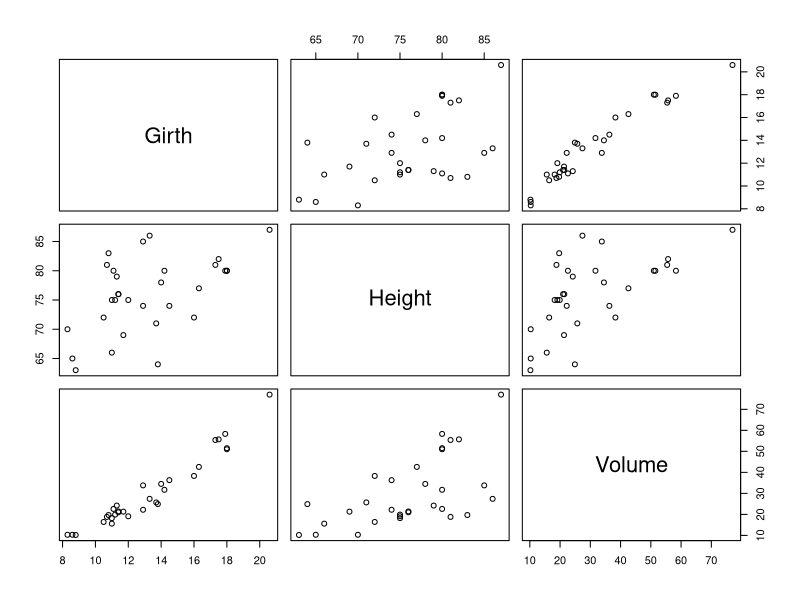

The R source for this figure:
#Primeiro exercicio de Biologia Quantitativa
#O simbolo jogo da velha e usado para indicar linha de comentario
#arquivo da Paloma
#se houver o simbolo jogo da velha a linha e ignorada pelo R
#O R tem um conjunto de dados exemplo chamado trees
#Vamos visualizar:
View(trees)
#Agora vamos buscar os dados sumarizados
summary(trees)
#Exercicio para os alunos:
#use o comando plot do R para visualizar os dados deste conjunto de dados
#use os comandos de media e variancia para obter a media e variancia da
#altura, volume e diametro das 30 arvores
#grave o script com um novo nome e extensao .R
#sincronize com o seu repositorio no github e faca um pull request para 
#o repositorio mestre
#edite o documento do teams fazendo o seu passo a passo

## Exercicio Paloma ##

## Vizualizar Dados ##
View(trees)

## Listar dados sumarizados ##
summary(trees)

## Fazendo o Plot do grafico ##
plot(trees)
## MEDIA ##
mean(trees$Girth)
mean(trees$Height)
mean(trees$Volume)

## Variancia ##
var(trees$Volume)
var(trees$Girth)
var(trees$Height)

##FIM#

